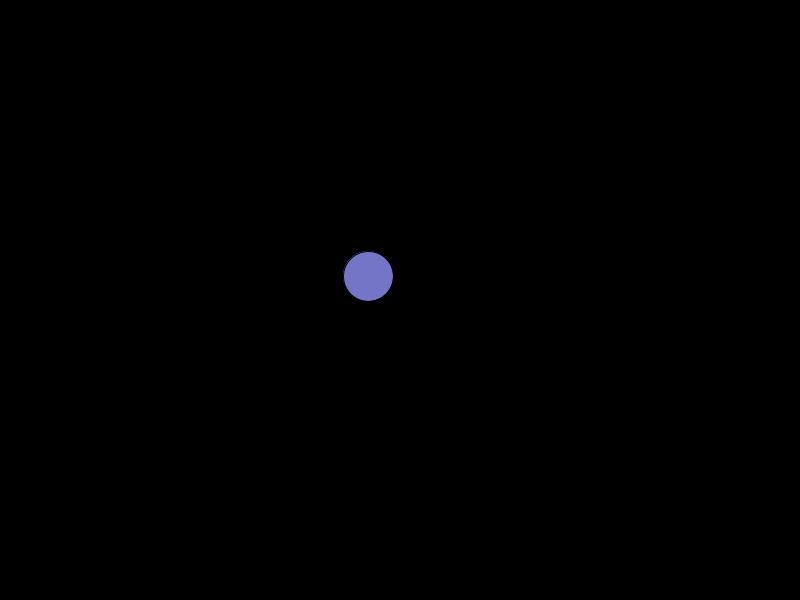
Frame 1 (no input)
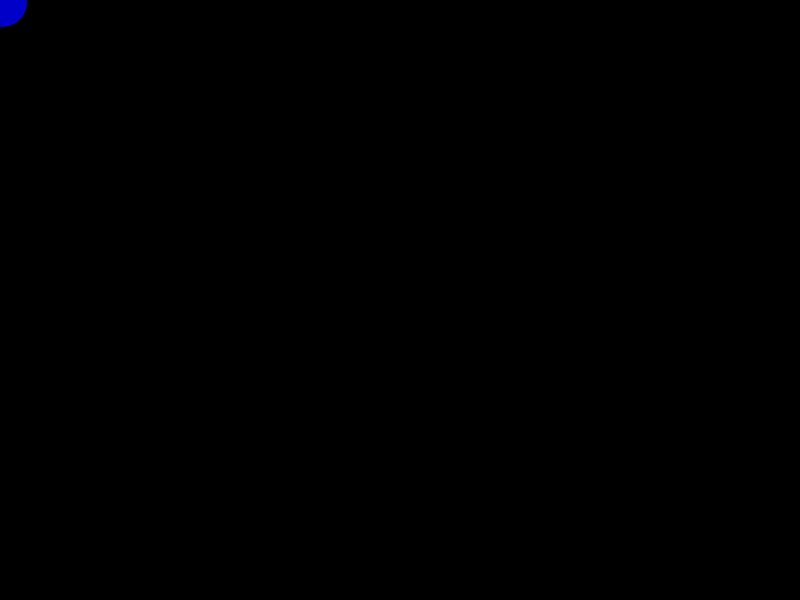
Frame 60 (the mouse pressed at the canvas centre just before this capture)
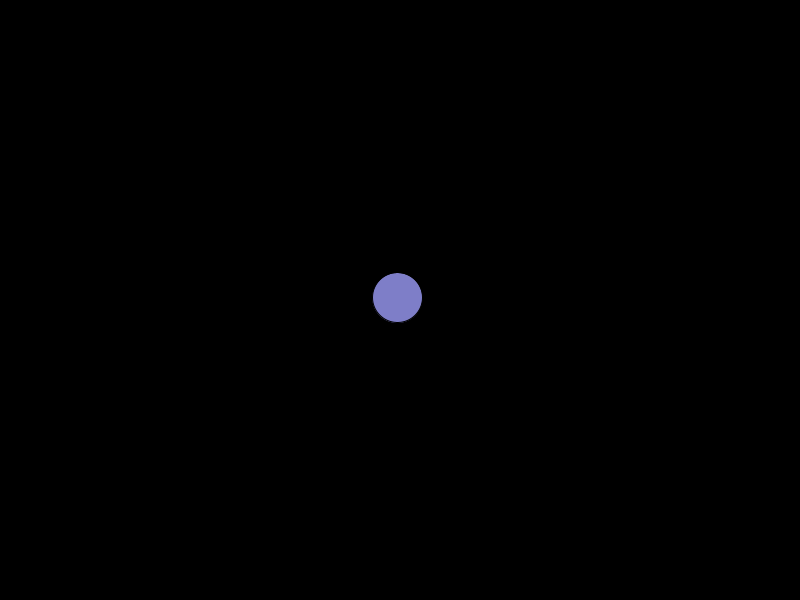
Frame 120 (the mouse held since frame 60 and released just before this capture)

The Processing sketch that drew these frames (run headless with seeded random() and noise(); from frame 60 on, the mouse is pressed at the canvas centre):

// Processing sketch: extra2_smoothdrag
// ── extra2_smoothdrag.pde
// Session 2 Extra Exercise
// Smooth follow vs smooth wander (press SPACE to toggle)

float circleX, circleY;
float targetX, targetY;

int circleSize = 50;
float easingAmount = 0.08;

boolean isWandering = false;

void setup() {
  size(800, 600);
  
  // Start in center
  circleX = width / 2;
  circleY = height / 2;
  targetX = circleX;
  targetY = circleY;
}

void draw() {
  background(0);

  if (isWandering) {
    // Change target every 40 frames (not every frame!)
    if (frameCount % 40 == 0) {
      targetX = random(circleSize/2, width - circleSize/2);
      targetY = random(circleSize/2, height - circleSize/2);
    }
  } else {
    // Follow mouse
    targetX = mouseX;
    targetY = mouseY;
  }

  // Easing motion
  circleX += (targetX - circleX) * easingAmount;
  circleY += (targetY - circleY) * easingAmount;

  // Color based on position (clear mapping)
  float r = map(circleX, 0, width, 0, 255);
  float g = map(circleY, 0, height, 0, 255);
  fill(r, g, 200);

  ellipse(circleX, circleY, circleSize, circleSize);
}

void keyPressed() {
  // Toggle mode when SPACE is pressed
  if (key == ' ') {
    isWandering = !isWandering;
  }
}
